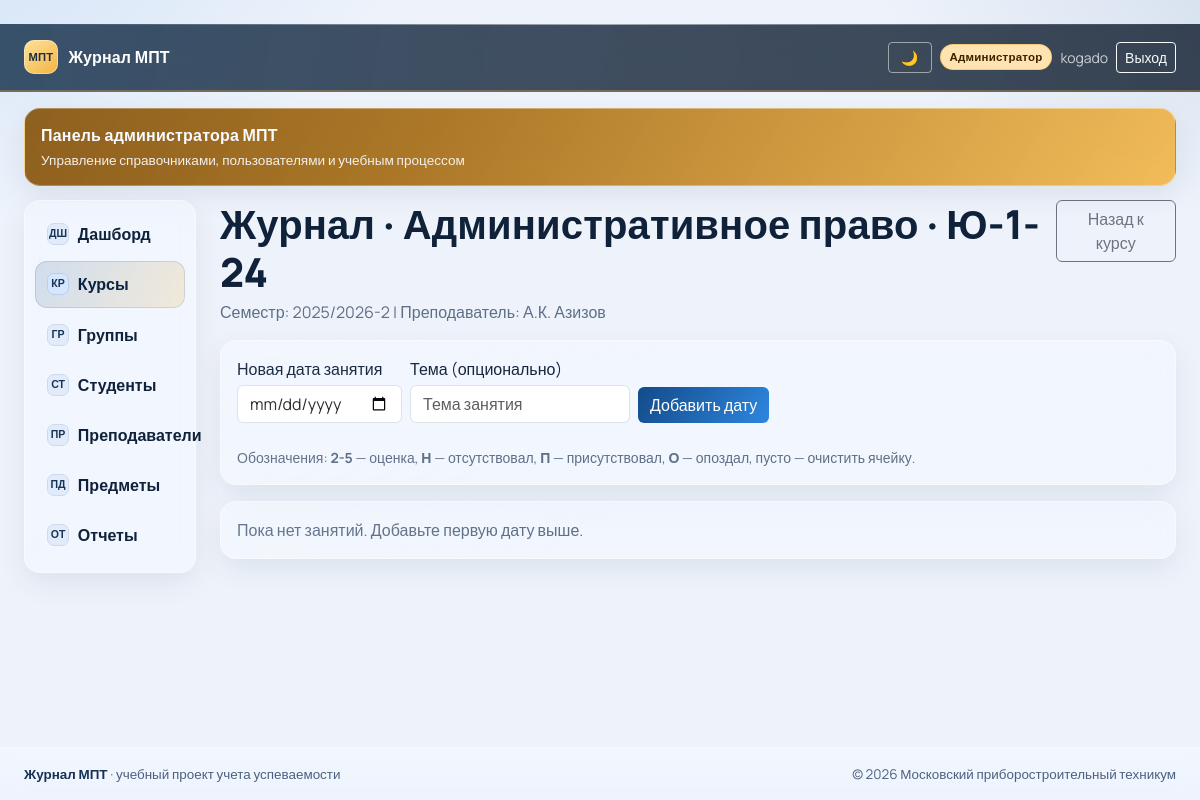
Screenshot of /courses/1632/journal/ (signed in) with the database file from the repository.
### grading/models.py (models this page shows, shortened)
class Course(models.Model):
    subject = models.ForeignKey(
        'core.Subject',
        on_delete=models.CASCADE,
        related_name='courses',
        verbose_name='Предмет',
    )
    teacher = models.ForeignKey(
        'users.Teacher',
        on_delete=models.CASCADE,
        related_name='courses',
        verbose_name='Преподаватель',
    )
    group = models.ForeignKey(
        'core.Group',
        on_delete=models.CASCADE,
        related_name='courses',
        verbose_name='Группа',
    )
    semester = models.CharField('Семестр', max_length=20)
    year = models.PositiveIntegerField('Год', null=True, blank=True)
    students = models.ManyToManyField('users.Student', through='StudentCourse', related_name='courses')
    source = models.CharField('Источник', max_length=50, default='mpt.ru', db_index=True)
    external_id = models.CharField('Внешний ID', max_length=255, null=True, blank=True, db_index=True)
    is_active = models.BooleanField('Активен', default=True)
    class Meta:
        verbose_name = 'Курс'
        verbose_name_plural = 'Курсы'
        ordering = ['-year', 'semester']
        constraints = [
            models.UniqueConstraint(
                fields=['subject', 'teacher', 'group', 'semester'],
                name='uniq_course_subject_teacher_group_semester',
            ),
            models.UniqueConstraint(fields=['source', 'external_id'], name='uniq_course_source_external_id'),
        ]

### core/models.py (models this page shows)
class Subject(models.Model):
    name = models.CharField('Название предмета', max_length=255, unique=True)
    department = models.ForeignKey(
        Department,
        on_delete=models.SET_NULL,
        related_name='subjects',
        null=True,
        blank=True,
        verbose_name='Отделение',
    )
    source = models.CharField('Источник', max_length=50, default='mpt.ru', db_index=True)
    external_id = models.CharField('Внешний ID', max_length=255, null=True, blank=True, db_index=True)
    is_active = models.BooleanField('Активен', default=True)
    class Meta:
        verbose_name = 'Предмет'
        verbose_name_plural = 'Предметы'
        ordering = ['name']
        constraints = [
            models.UniqueConstraint(fields=['source', 'external_id'], name='uniq_subject_source_external_id'),
        ]
    def __str__(self):
        return self.name

class Group(models.Model):
    name = models.CharField('Название группы', max_length=100, unique=True)
    department = models.ForeignKey(
        Department,
        on_delete=models.SET_NULL,
        related_name='groups',
        null=True,
        blank=True,
        verbose_name='Отделение',
    )
    curator = models.ForeignKey(
        User,
        on_delete=models.SET_NULL,
        related_name='curated_groups',
        null=True,
        blank=True,
        verbose_name='Куратор (пользователь преподавателя)',
    )
    source = models.CharField('Источник', max_length=50, default='mpt.ru', db_index=True)
    external_id = models.CharField('Внешний ID', max_length=255, null=True, blank=True, db_index=True)
    is_active = models.BooleanField('Активна', default=True)
    class Meta:
        verbose_name = 'Учебная группа'
        verbose_name_plural = 'Учебные группы'
        ordering = ['name']
        constraints = [
            models.UniqueConstraint(fields=['source', 'external_id'], name='uniq_group_source_external_id'),
        ]
    def __str__(self):
        return self.name

### users/models.py (models this page shows)
class Teacher(models.Model):
    user = models.OneToOneField(
        User,
        on_delete=models.CASCADE,
        related_name='teacher_profile',
        verbose_name='Пользователь',
    )
    department = models.ForeignKey(
        'core.Department',
        on_delete=models.SET_NULL,
        related_name='teachers',
        null=True,
        blank=True,
        verbose_name='Отделение',
    )
    source = models.CharField('Источник', max_length=50, default='mpt.ru', db_index=True)
    external_id = models.CharField('Внешний ID', max_length=255, null=True, blank=True, db_index=True)
    is_active = models.BooleanField('Активен', default=True)
    class Meta:
        verbose_name = 'Преподаватель'
        verbose_name_plural = 'Преподаватели'
        constraints = [
            models.UniqueConstraint(fields=['source', 'external_id'], name='uniq_teacher_source_external_id'),
        ]
    def __str__(self):
        return self.user.get_full_name() or self.user.username

### grading/views.py (the view, shortened to what this page needs)
# urls.py: path('courses/<int:pk>/journal/', views.course_journal_view, name='course_journal'),
@login_required
def course_journal_view(request, pk):
    course = get_object_or_404(Course.objects.select_related('teacher__user', 'group', 'subject'), pk=pk)
    user = request.user
    if not (is_admin(user) or (is_teacher(user) and course.teacher.user == user) or course.group.students.filter(user=user).exists()):
        return HttpResponseForbidden('Нет доступа к курсу')
    can_edit = is_admin(user) or (is_teacher(user) and course.teacher.user == user)
    students = list(
        Student.objects.filter(group=course.group)
        .select_related('user')
        .order_by('user__last_name', 'user__first_name', 'user__username')
    )
    lessons = list(Lesson.objects.filter(course=course).order_by('date', 'id'))
    grade_type = Grade.GradeType.GRADE
    if request.method == 'POST' and not can_edit:
        return HttpResponseForbidden('Нет доступа')
    date_to_lesson = {lesson.date: lesson for lesson in lessons}
    grade_map = {
        (g.student_id, g.date): g.value
        for g in Grade.objects.filter(
            course=course,
            grade_type=grade_type,
            date__in=date_to_lesson.keys(),
            student__in=students,
        ).only('student_id', 'date', 'value')
    }
    attendance_map = {
        (a.student_id, a.lesson_id): a.status
        for a in Attendance.objects.filter(lesson__in=lessons, student__in=students).only('student_id', 'lesson_id', 'status')
    }
    rows = []
    return render(
        request,
        'grading/course_journal.html',
        {
            'course': course,
            'can_edit': can_edit,
            'rows': rows,
            'lessons': lessons,
        },
    )

### core/context_processors.py (called while the page is built, shortened)
def role_flags(request):
    user = request.user
    is_admin = user.is_superuser or user.groups.filter(name='Admin').exists()
    is_teacher = user.groups.filter(name='Teacher').exists()
    is_student = user.groups.filter(name='Student').exists()
    student_profile_id = None
    if is_student:
        try:
            student_profile_id = user.student_profile.id
        except Exception:
            student_profile_id = None
    display_name = user.get_full_name().strip() or user.username
    return {
        'is_admin': is_admin,
        'is_teacher': is_teacher,
        'is_student': is_student,
        'is_student_only': is_student and not is_teacher and not is_admin,
        'student_profile_id': student_profile_id,
        'display_name': display_name,
    }

### grading/views.py (called while the page is built)
def is_admin(user):
    return user.is_superuser or user.groups.filter(name='Admin').exists()

### grading/templates/grading/course_journal.html (shortened to what this page needs)
﻿{% extends 'base.html' %}
{% block content %}
<div class="d-flex justify-content-between align-items-start mb-3">
  <div>
    <h1 class="page-title mb-1">Журнал · {{ course.subject }} · {{ course.group }}</h1>
    <div class="muted">Семестр: {{ course.semester }} | Преподаватель: {{ course.teacher }}</div>
  </div>
  <div class="d-flex gap-2">
    <a class="btn btn-outline-secondary" href="{% url 'course_detail' course.id %}">Назад к курсу</a>
  </div>
</div>
<div class="panel p-3 mb-3">
  <div class="d-flex flex-wrap gap-3 align-items-end">
    {% if can_edit %}
    <form method="post" class="d-flex gap-2 align-items-end">
      <div>
        <label class="form-label mb-1">Новая дата занятия</label>
        <input class="form-control" type="date" name="lesson_date" required>
      </div>
      <div class="flex-grow-1" style="min-width:220px">
        <label class="form-label mb-1">Тема (опционально)</label>
        <input class="form-control" type="text" name="topic" placeholder="Тема занятия">
      </div>
      <button class="btn btn-primary" type="submit">Добавить дату</button>
    </form>
    {% endif %}
  </div>
  <div class="small muted mt-2">Обозначения: <strong>2-5</strong> — оценка, <strong>Н</strong> — отсутствовал, <strong>П</strong> — присутствовал, <strong>О</strong> — опоздал, пусто — очистить ячейку.</div>
</div>
<div class="panel p-3">
  {% if lessons %}
    <form method="post" id="journal-form">
      {% csrf_token %}
      <input type="hidden" name="action" value="save_grid">
      <div class="table-responsive">
        <table class="table table-sm align-middle journal-table">
          <thead>
            <tr>
              <th class="sticky-col">Студент</th>
              {% for lesson in lessons %}
              <th class="text-center journal-head-cell" style="min-width:84px">
                <div class="lesson-head">
                  <div class="lesson-date">{{ lesson.date|date:"d.m" }}</div>
                  {% if lesson.topic %}
                  <details class="topic-details">
                    <summary class="small muted">{{ lesson.topic|truncatechars:18 }}</summary>
                    <div class="small topic-full">{{ lesson.topic }}</div>
                  </details>
                  {% else %}
                  <div class="small muted">-</div>
                  {% endif %}
                  {% if can_edit %}
                  <input
                    class="form-control form-control-sm topic-input"
                    type="text"
                    value="{{ lesson.topic }}"
                    placeholder="Тема занятия"
                    data-lesson-id="{{ lesson.id }}"
                    data-last-value="{{ lesson.topic }}"
                  >
                  <div class="small muted topic-save-state" data-state-for="{{ lesson.id }}"></div>
                  {% endif %}
                </div>
              </th>
              {% endfor %}
            </tr>
          </thead>
          <tbody>
            {% for row in rows %}
            <tr>
              <td class="sticky-col">{{ row.student }}</td>
              {% for cell in row.cells %}
              <td class="text-center">
                {% if can_edit %}
                <input
                  class="form-control form-control-sm text-center journal-input"
                  name="mark_{{ row.student.id }}_{{ cell.lesson.id }}"
                  value="{{ cell.mark }}"
                  maxlength="1"
                  data-row="{{ cell.row_idx }}"
                  data-col="{{ cell.col_idx }}"
                  autocomplete="off"
                >
                {% else %}
                <span class="fw-semibold">{{ cell.mark|default:'-' }}</span>
                {% endif %}
              </td>
              {% endfor %}
            </tr>
            {% endfor %}
          </tbody>
        </table>
      </div>
      {% if can_edit %}
      <div class="d-flex gap-2 mt-3">
        <button class="btn btn-success" type="submit">Сохранить журнал</button>
        <button class="btn btn-outline-secondary" type="button" id="clear-row">Очистить выделенную строку</button>
      </div>
      {% endif %}
    </form>
  {% else %}
    <div class="muted">Пока нет занятий. Добавьте первую дату выше.</div>
  {% endif %}
</div>
{% endblock %}

### templates/base.html (shortened to what this page needs)
<!doctype html>
<html lang="ru">
<head>
  <link href="https://cdn.jsdelivr.net/npm/bootstrap@5.3.3/dist/css/bootstrap.min.css" rel="stylesheet">
  <link href="https://cdn.jsdelivr.net/npm/tom-select@2.3.1/dist/css/tom-select.bootstrap5.min.css" rel="stylesheet">
</head>
<body>
<nav class="navbar navbar-expand-lg navbar-dark topbar">
  <div class="container-fluid px-3 px-md-4 py-2">
    <a class="brand" href="{% url 'dashboard' %}">
      <span class="brand-mark">МПТ</span>
      <span>Журнал МПТ</span>
    </a>
    <div class="ms-auto d-flex align-items-center gap-2 text-white">
      <button id="themeToggle" type="button" class="btn btn-sm btn-outline-light theme-toggle" title="Сменить тему">🌙</button>
      {% if user.is_authenticated %}
      {% if is_admin %}
      <span class="role-badge role-admin">Администратор</span>
      {% elif is_teacher %}
      <span class="role-badge role-teacher">Преподаватель</span>
      {% elif is_student %}
      <span class="role-badge role-student">Студент</span>
      {% endif %}
      <span class="small opacity-75">{{ display_name }}</span>
      <form method="post" action="{% url 'logout' %}" class="m-0">
        <button type="submit" class="btn btn-sm btn-outline-light">Выход</button>
      </form>
      {% endif %}
    </div>
  </div>
</nav>
<div class="container-fluid shell px-3 px-md-4 app-shell">
  {% if user.is_authenticated and is_admin %}
  <section class="mpt-banner banner-admin">
    <p class="mpt-banner-title">Панель администратора МПТ</p>
    <p class="mpt-banner-subtitle">Управление справочниками, пользователями и учебным процессом</p>
  </section>
  {% elif user.is_authenticated and is_teacher %}
  <section class="mpt-banner banner-teacher">
    <p class="mpt-banner-title">Рабочее место преподавателя</p>
    <p class="mpt-banner-subtitle">Курсы, журнал, посещаемость и отчеты по группам</p>
  </section>
  {% elif user.is_authenticated and is_student %}
  <section class="mpt-banner banner-student">
    <p class="mpt-banner-title">Личный кабинет студента</p>
    <p class="mpt-banner-subtitle">Предметы, оценки, посещаемость и персональный журнал</p>
  </section>
  {% else %}
  <section class="mpt-banner banner-teacher">
    <p class="mpt-banner-title">Московский приборостроительный техникум</p>
    <p class="mpt-banner-subtitle">Единая система контроля успеваемости, посещаемости и отчетности</p>
  </section>
  {% endif %}
  <div class="row g-3 g-lg-4">
    {% if user.is_authenticated %}
    <aside class="col-12 col-lg-3 col-xl-2">
      <div class="sidebar">
        {% if is_student_only %}
          {% if student_profile_id %}
            <a class="nav-linkx {% if '/students/' in request.path %}active{% endif %}" href="{% url 'student_detail' student_profile_id %}">
              <span class="nav-ico">ПС</span>
              <span>Профиль студента</span>
            </a>
          {% endif %}
        {% else %}
        <a class="nav-linkx {% if request.path == '/' %}active{% endif %}" href="{% url 'dashboard' %}">
          <span class="nav-ico">ДШ</span>
          <span>Дашборд</span>
        </a>
        <a class="nav-linkx {% if '/courses/' in request.path %}active{% endif %}" href="{% url 'course_list' %}">
          <span class="nav-ico">КР</span>
          <span>Курсы</span>
        </a>
          {% if is_admin %}
          <a class="nav-linkx {% if '/groups/' in request.path %}active{% endif %}" href="{% url 'group_list' %}">
            <span class="nav-ico">ГР</span>
            <span>Группы</span>
          </a>
          <a class="nav-linkx {% if '/students/' in request.path %}active{% endif %}" href="{% url 'student_list' %}">
            <span class="nav-ico">СТ</span>
            <span>Студенты</span>
          </a>
          <a class="nav-linkx {% if '/teachers/' in request.path %}active{% endif %}" href="{% url 'teacher_list' %}">
            <span class="nav-ico">ПР</span>
            <span>Преподаватели</span>
          </a>
          <a class="nav-linkx {% if '/subjects/' in request.path %}active{% endif %}" href="{% url 'subject_list' %}">
            <span class="nav-ico">ПД</span>
            <span>Предметы</span>
          </a>
          {% endif %}
          {% if is_admin or is_teacher %}
          <a class="nav-linkx {% if '/reports' in request.path %}active{% endif %}" href="{% url 'reports_index' %}">
            <span class="nav-ico">ОТ</span>
            <span>Отчеты</span>
          </a>
          {% endif %}
        {% endif %}
      </div>
    </aside>
    {% endif %}
    <main class="{% if user.is_authenticated %}col-12 col-lg-9 col-xl-10{% else %}col-12 d-flex justify-content-center{% endif %}">
      {% block content %}{% endblock %}
    </main>
  </div>
</div>
<footer class="mpt-footer">
  <div class="container-fluid px-3 px-md-4">
    <div class="mpt-footer-inner">
      <div><strong>Журнал МПТ</strong> · учебный проект учета успеваемости</div>
      <div class="text-end">© 2026 Московский приборостроительный техникум</div>
    </div>
  </div>
</footer>
</body>
</html>

### rows the page displays
Course: subject "Административное право", group "Ю-1-24", semester "2025/2026-2", teacher "А.К. Азизов"

### other values shown
{{ display_name }} "kogado"
